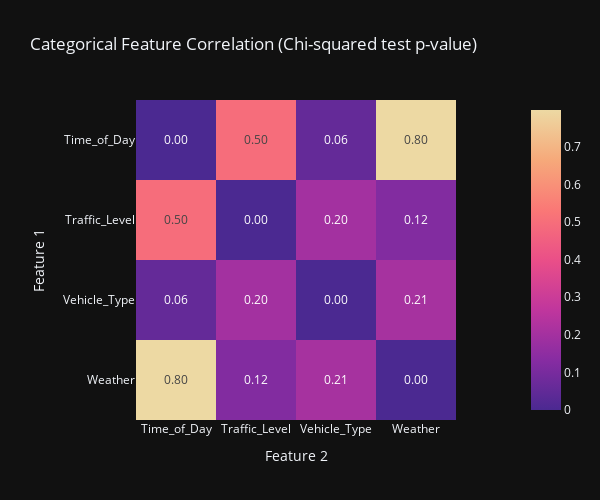

The notebook cell this image was saved under:
### Code cell
corr_categ = []

for col1 in categ_df.columns[:-1]:
    for col2 in categ_df.columns[:-1]:
        if col1 < col2:
            p_value = stats.chi2_contingency(pd.crosstab(categ_df[col1], categ_df[col2]))[1]
            corr_categ.append([col1, col2, p_value])
            corr_categ.append([col2, col1, p_value])

df_corr_categ = pd.DataFrame(
    corr_categ, 
    columns = ['Feature 1', 'Feature 2', 'p-value']
)
df_corr_categ = df_corr_categ.pivot(
    index='Feature 1', 
    columns='Feature 2', 
    values='p-value'
).fillna(0)


fig_heatmap_categ = px.imshow(
    img = df_corr_categ,
    title = 'Categorical Feature Correlation (Chi-squared test p-value)',
    height = 500,
    width = 600,
    template = 'plotly_dark',
    color_continuous_scale = 'Agsunset',
    text_auto = '.2f',
)

fig_heatmap_categ.show()

### Figure 1 — Plotly figure (JSON) as saved in the notebook; plotly's stock layout.template omitted (floating-point values rounded to 4 significant figures)
{"data": [{"coloraxis": "coloraxis", "hovertemplate": "Feature 2: %{x}<br>Feature 1: %{y}<br>color: %{z}<extra></extra>", "name": "0", "texttemplate": "%{z:.2f}", "type": "heatmap", "x": ["Time_of_Day", "Traffic_Level", "Vehicle_Type", "Weather"], "xaxis": "x", "y": ["Time_of_Day", "Traffic_Level", "Vehicle_Type", "Weather"], "yaxis": "y", "z": [[0.0, 0.4969, 0.05626, 0.7977], [0.4969, 0.0, 0.1982, 0.1211], [0.05626, 0.1982, 0.0, 0.2062], [0.7977, 0.1211, 0.2062, 0.0]]}], "layout": {"coloraxis": {"colorscale": [[0, "rgb(75, 41, 145)"], [0.1667, "rgb(135, 44, 162)"], [0.3333, "rgb(192, 54, 157)"], [0.5, "rgb(234, 79, 136)"], [0.6667, "rgb(250, 120, 118)"], [0.8333, "rgb(246, 169, 122)"], [1, "rgb(237, 217, 163)"]]}, "height": 500, "title": {"text": "Categorical Feature Correlation (Chi-squared test p-value)"}, "width": 600, "xaxis": {"anchor": "y", "constrain": "domain", "domain": [0, 1], "scaleanchor": "y", "title": {"text": "Feature 2"}}, "yaxis": {"anchor": "x", "autorange": "reversed", "constrain": "domain", "domain": [0, 1], "title": {"text": "Feature 1"}}}}
